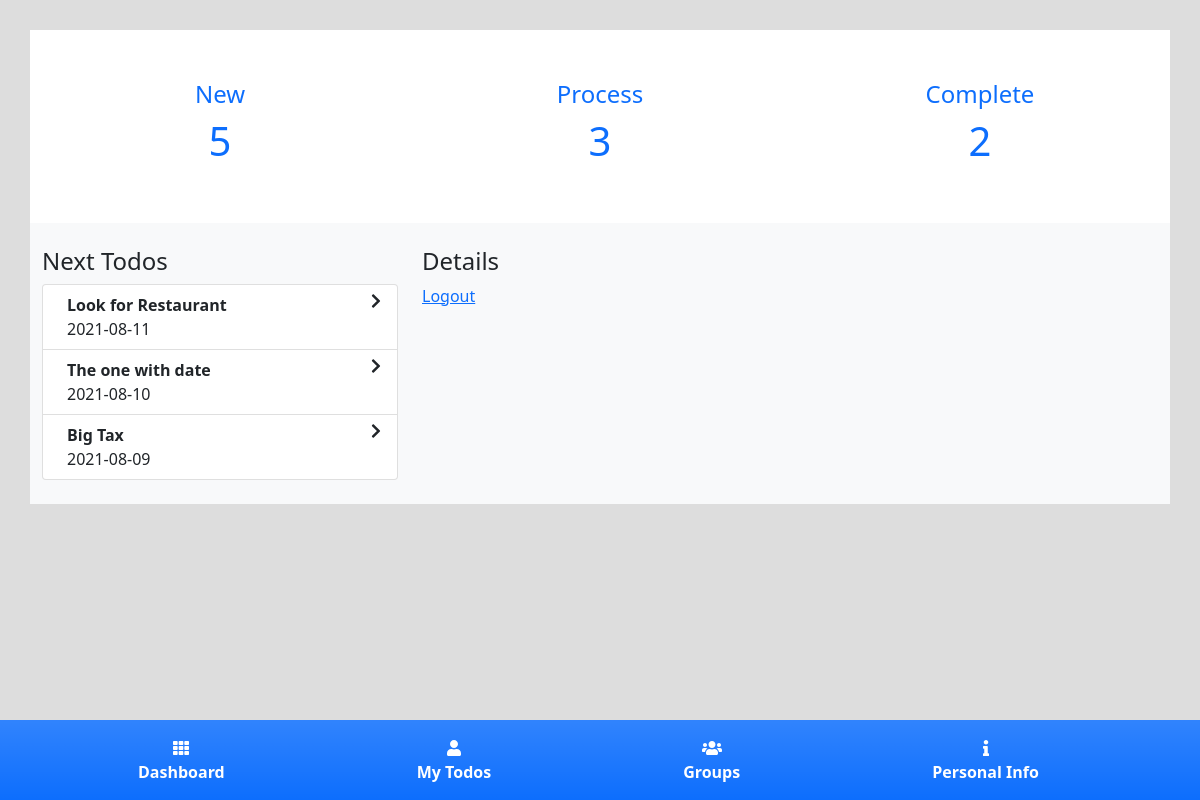
The page / (signed in) on the database its author committed.
### tables this page shows
CREATE TABLE todos (
todo_id INTEGER PRIMARY KEY,
todo_title INTEGER NOT NULL,
todo_description TExt NOT NULL,
group_id INTEGER NOT NULL,
user_id INTEGER NOT NULL,
created_date INTEGER NOT NULL
, status TEXT, duedate TEXT);

### app.py (the view)
@app.route('/')
def index():
    bignman()
    conn = sqlite3.connect('db/todos.db')
    tasks = conn.execute(
        "SELECT * FROM todos WHERE user_id = "+str(session['loggedin'][0])+" ORDER BY duedate DESC lIMIT 3")
    dashData = conn.execute(
        "SELECT status, duedate FROM todos WHERE user_id = "+str(session['loggedin'][0])+"")
    today = date.today()
    print('Today: ', today)
    new = 0
    process = 0
    complete = 0
    overdue = 0
    for task in dashData:
        print(task)
        try:
            if task[1] < today:
                overdue += 1
            print('Not overdue')
        except:
            print("An exception occurred")
        if task[0] == 'New':
            new += 1
        elif task[0] == 'Process':
            process += 1
        elif task[0] == 'Complete':
            complete += 1
        else:
            overdue += 1
    return render_template("index.html", tasks=tasks, new=new, process=process, complete=complete, overdue=overdue)

### app.py (called while the page is built)
def bignman():
    groupsList = []
    conn = sqlite3.connect('db/todos.db')
    conn.row_factory = sqlite3.Row
    groups = conn.execute("SELECT * FROM groups").fetchall()
    for g in groups:
        temp = {
            'group_id': g["group_id"],
            "owner_id": g["owner_id"],
            "group_name": g["group_name"],
            "group_descrip": g["group_descrip"],
            "isActive": g["isActive"]
        }
        groupsList.append(temp)
    session["g"] = groupsList
    conn.commit()
    conn.close()

### templates/index.html (shortened to what this page needs)
{% extends 'base.html' %}
{% block body %}
<div class="container mainContainer shadow-md">
  <div class="row bg-white">
      <div class="col-6 col-md-4 dashBox">
          <h3 class="fs-4 text-center text-primary fw-lighter">New</h3>
          <h3 class="fs-1 text-center text-primary">{{ new }}</h3>
      </div>
      <div class="col-6 col-md-4 dashBox">
          <h3 class="fs-4 text-center text-primary fw-lighter">Process</h3>
          <h3 class="fs-1 text-center text-primary">{{ process }}</h3>
      </div>
      <div class="col-6 col-md-4 dashBox">
          <h3 class="fs-4 text-center text-primary fw-lighter">Complete</h3>
          <h3 class="fs-1 text-center text-primary">{{ complete }}</h3>
      </div>
    </div>
    <div class="row bg-light pt-4 pb-4">
        <div class="col-md-4">
            <h4 class="fw-light">Next Todos</h4>
            <div class="list-group list-group-numbered">
              {% for task in tasks %}
                  <a href="/view/{{task[0]}}" class="list-group-item d-flex justify-content-between align-items-start">
                    <div class="ms-2 me-auto">
                      <div class="fw-bold">{{ task[1] }}</div>
                      {{ task[7] }}
                    </div>
                    <i class="fa fa-chevron-right pt-30"></i>
                  </a>
              {% endfor %}
            </div>
        </div>
        <div class="col-md-8">
          <h4 class="fw-light">Details</h4>
          <a href="/logout">Logout</a>
        </div>
    </div>
</div>
{% endblock %}

### static/css/style.css (style rules this page uses)
body { background-color: #ddd; }
.mainContainer { padding-top: 30px; }
.dashBox { padding-top: 50px; padding-bottom: 50px; color: #eee; }

### rows shown on the page
todos: todo_title "Look for Restaurant", duedate "2021-08-11"
todos: todo_title "The one with date", duedate "2021-08-10"
todos: todo_title "Big Tax", duedate "2021-08-09"

### other values the page prints
{{ new }} "5"
{{ process }} "3"
{{ complete }} "2"
